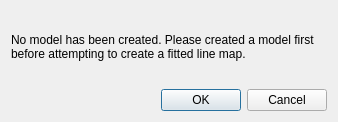
<?xml version="1.0" encoding="UTF-8"?>
<ui version="4.0">
 <class>Dialog</class>
 <widget class="QDialog" name="Dialog">
  <property name="geometry">
   <rect>
    <x>0</x>
    <y>0</y>
    <width>338</width>
    <height>122</height>
   </rect>
  </property>
  <property name="windowTitle">
   <string>Error</string>
  </property>
  <layout class="QVBoxLayout" name="verticalLayout">
   <item>
    <layout class="QHBoxLayout" name="horizontalLayout">
     <item>
      <widget class="QLabel" name="label">
       <property name="text">
        <string>No model has been created. Please created a model first before attempting to create a fitted line map.</string>
       </property>
       <property name="wordWrap">
        <bool>true</bool>
       </property>
      </widget>
     </item>
    </layout>
   </item>
   <item>
    <widget class="QDialogButtonBox" name="buttonBox">
     <property name="orientation">
      <enum>Qt::Horizontal</enum>
     </property>
     <property name="standardButtons">
      <set>QDialogButtonBox::Cancel|QDialogButtonBox::Ok</set>
     </property>
    </widget>
   </item>
  </layout>
 </widget>
 <resources/>
 <connections>
  <connection>
   <sender>buttonBox</sender>
   <signal>accepted()</signal>
   <receiver>Dialog</receiver>
   <slot>accept()</slot>
   <hints>
    <hint type="sourcelabel">
     <x>248</x>
     <y>254</y>
    </hint>
    <hint type="destinationlabel">
     <x>157</x>
     <y>274</y>
    </hint>
   </hints>
  </connection>
  <connection>
   <sender>buttonBox</sender>
   <signal>rejected()</signal>
   <receiver>Dialog</receiver>
   <slot>reject()</slot>
   <hints>
    <hint type="sourcelabel">
     <x>316</x>
     <y>260</y>
    </hint>
    <hint type="destinationlabel">
     <x>286</x>
     <y>274</y>
    </hint>
   </hints>
  </connection>
 </connections>
</ui>
